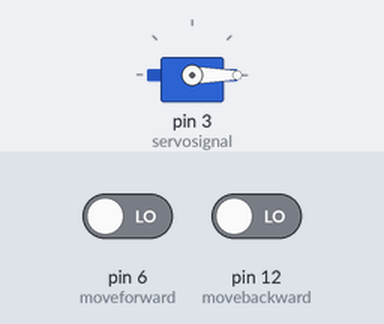
This sketch was run on a simulated Arduino Uno, built with avr-gcc and run on an emulated ATmega328P. Shown: servo. The test bench sets the inputs (shaded band); at power-on: pin 6 (moveforward) LOW, pin 12 (movebackward) LOW.

Above: at 1.2 s.
1.3 s: pin 6 (moveforward) driven HIGH
At 2.31 s:
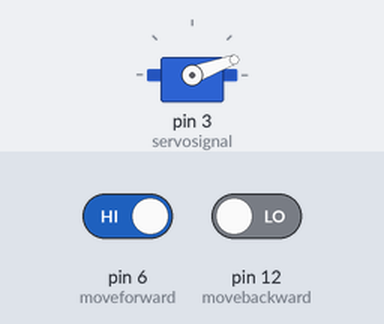
4.3 s: pin 6 (moveforward) driven LOW
At 4.3 s:
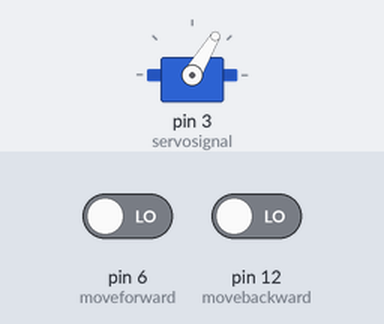
5.8 s: pin 12 (movebackward) driven HIGH
8.8 s: pin 6 (moveforward) driven HIGH and pin 12 (movebackward) driven LOW
At 19.1 s:
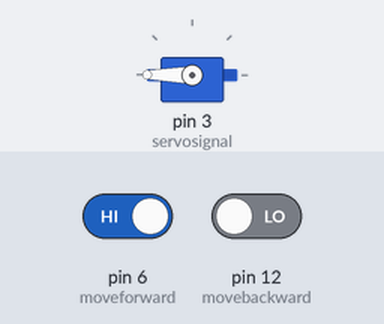
Timing chart, 0 to 20.3 s (numbered marks = the images above; inputs shaded):
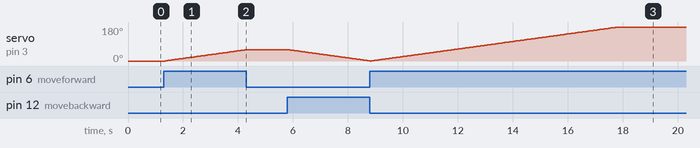

Measured:
- after the input at 1.3 s, servo on pin 3 (servosignal): moves from 0° to 59° over 2.9 s, starting after 0.05 s
- after the input at 4.3 s, servo on pin 3 (servosignal): stays 59° (without the input it goes to 60° after 0.01 s)

The sketch:

servo_motors1.ino
```cpp
#include <Servo.h>
int servosignal = 3;
Servo myservo;
int moveforward = 6;
int movebackward = 12;
int position = 0;
void setup()
{
myservo.attach(servosignal);
pinMode(moveforward,INPUT);
pinMode(movebackward,INPUT);
myservo.write(position);
}

void loop()
{
 int forwardpush = digitalRead(moveforward);
 int backwardpush = digitalRead(movebackward);
 if(forwardpush == HIGH)
{
 myservo.write(position);
 position++; // positon = position -1
 delay(50);
}
if(backwardpush == HIGH)
{
 myservo.write(position);
 position--; // positon = position -1
 delay(50);
 }
}
```
